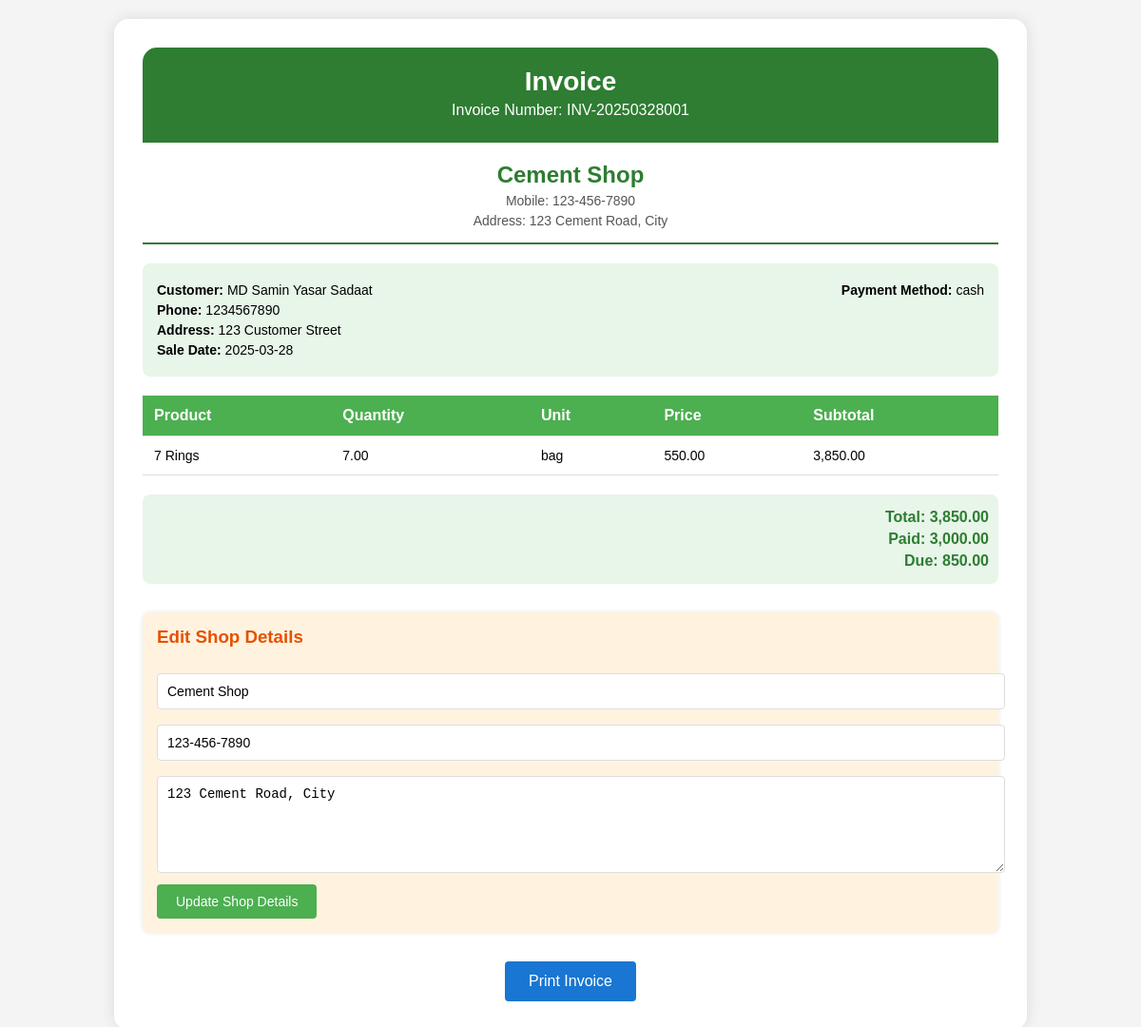
The page /pages/invoice_sell.php?invoice_number=INV-20250328001 (signed in) on the database its author committed.
### tables this page shows
CREATE TABLE sales (
    id INT AUTO_INCREMENT PRIMARY KEY,
    customer_id INT,
    sale_date DATE NOT NULL,
    invoice_number VARCHAR(255) NOT NULL UNIQUE,
    payment_method VARCHAR(50) NOT NULL,
    total DECIMAL(10, 2) NOT NULL CHECK (total >= 0),
    paid DECIMAL(10, 2) NOT NULL CHECK (paid >= 0),
    due DECIMAL(10, 2) NOT NULL CHECK (due >= 0),
    created_at TIMESTAMP DEFAULT CURRENT_TIMESTAMP,
    FOREIGN KEY (customer_id) REFERENCES customers(id) ON DELETE SET NULL,
    INDEX idx_invoice_number (invoice_number)  
);

CREATE TABLE customers (
    id INT AUTO_INCREMENT PRIMARY KEY,
    name VARCHAR(255) NOT NULL,
    phone VARCHAR(20),  
    address TEXT,
    created_at TIMESTAMP DEFAULT CURRENT_TIMESTAMP,
    INDEX idx_name (name),  
    INDEX idx_phone (phone),  
    FULLTEXT idx_address (address)  
);

CREATE TABLE sale_items (
    id INT AUTO_INCREMENT PRIMARY KEY,
    sale_id INT,
    product_id INT,
    quantity DECIMAL(10, 2) NOT NULL CHECK (quantity > 0),  
    price DECIMAL(10, 2) NOT NULL CHECK (price >= 0),
    subtotal DECIMAL(10, 2) NOT NULL CHECK (subtotal >= 0),
    created_at TIMESTAMP DEFAULT CURRENT_TIMESTAMP,
    FOREIGN KEY (sale_id) REFERENCES sales(id) ON DELETE CASCADE,
    FOREIGN KEY (product_id) REFERENCES products(id) ON DELETE CASCADE,
    INDEX idx_sale_id (sale_id),  
    INDEX idx_product_id (product_id)  
);

CREATE TABLE products (
    id INT AUTO_INCREMENT PRIMARY KEY,
    category_id INT,
    name VARCHAR(255) NOT NULL,
    price DECIMAL(10, 2) NOT NULL,
    quantity INT NOT NULL CHECK (quantity >= 0),  
    unit VARCHAR(50),
    brand_name VARCHAR(255),  
    type VARCHAR(50) NOT NULL DEFAULT '',  
    created_at TIMESTAMP DEFAULT CURRENT_TIMESTAMP,
    FOREIGN KEY (category_id) REFERENCES categories(id) ON DELETE SET NULL,
     
    UNIQUE KEY uk_products (name, category_id, unit, price, brand_name, type)
);

### core/functions.php (called while the page is built, shortened)
<?php
function sanitizeInput($data) {
    global $conn;
    return mysqli_real_escape_string($conn, trim($data));
}
?>

### pages/invoice_sell.php (the view, shortened to what this page needs)
<?php
include '../config/database.php';
include '../core/functions.php';
$invoice_number = isset($_GET['invoice_number']) ? sanitizeInput($_GET['invoice_number']) : '';
$saleSql = "SELECT sales.*, customers.name as customer_name, customers.phone, customers.address
            FROM sales
            LEFT JOIN customers ON sales.customer_id = customers.id
            WHERE sales.invoice_number = '$invoice_number'";
$saleResult = $conn->query($saleSql);
$sale = $saleResult->fetch_assoc();
$saleItemsSql = "SELECT sale_items.*, products.name as product_name, products.unit
                 FROM sale_items
                 LEFT JOIN products ON sale_items.product_id = products.id
                 WHERE sale_items.sale_id = " . $sale['id'];
$saleItemsResult = $conn->query($saleItemsSql);
$shopDetails = [
    'shop_name' => 'Your Shop Name',
    'shop_phone' => 'Your Shop Phone',
    'shop_address' => 'Your Shop Address'
];
$settingsSql = "SELECT setting_key, value FROM settings WHERE setting_key IN ('shop_name', 'shop_phone', 'shop_address')";
$settingsResult = $conn->query($settingsSql);
if ($settingsResult && $settingsResult->num_rows > 0) {
    while ($row = $settingsResult->fetch_assoc()) {
        if ($row['setting_key'] == 'shop_name') {
            $shopDetails['shop_name'] = $row['value'];
        } elseif ($row['setting_key'] == 'shop_phone') {
            $shopDetails['shop_phone'] = $row['value'];
        } elseif ($row['setting_key'] == 'shop_address') {
            $shopDetails['shop_address'] = $row['value'];
        }
    }
}
?>
<!DOCTYPE html>
<html lang="en">
<head>
</head>
<body>
    <div class="invoice-container">
        <div class="header">
            <h1>Invoice</h1>
            <p>Invoice Number: <?php echo htmlspecialchars($invoice_number); ?></p>
        </div>
        <div class="shop-details">
            <h2><?php echo htmlspecialchars($shopDetails['shop_name']); ?></h2>
            <p>Mobile: <?php echo htmlspecialchars($shopDetails['shop_phone']); ?></p>
            <p>Address: <?php echo htmlspecialchars($shopDetails['shop_address']); ?></p>
        </div>
        <div class="invoice-details">
            <div>
                <p><strong>Customer:</strong> <?php echo htmlspecialchars($sale['customer_name']); ?></p>
                <p><strong>Phone:</strong> <?php echo htmlspecialchars($sale['phone'] ?? 'N/A'); ?></p>
                <p><strong>Address:</strong> <?php echo htmlspecialchars($sale['address'] ?? 'N/A'); ?></p>
                <p><strong>Sale Date:</strong> <?php echo htmlspecialchars($sale['sale_date']); ?></p>
            </div>
            <div>
                <p><strong>Payment Method:</strong> <?php echo htmlspecialchars($sale['payment_method']); ?></p>
            </div>
        </div>
        <table>
            <thead>
                <tr>
                    <th>Product</th>
                    <th>Quantity</th>
                    <th>Unit</th>
                    <th>Price</th>
                    <th>Subtotal</th>
                </tr>
            </thead>
            <tbody>
                <?php
                if ($saleItemsResult->num_rows > 0) {
                    while ($item = $saleItemsResult->fetch_assoc()) {
                        echo "<tr>";
                        echo "<td>" . htmlspecialchars($item['product_name']) . "</td>";
                        echo "<td>" . number_format($item['quantity'], 2) . "</td>";
                        echo "<td>" . htmlspecialchars($item['unit'] ?? 'N/A') . "</td>";
                        echo "<td>" . number_format($item['price'], 2) . "</td>";
                        echo "<td>" . number_format($item['subtotal'], 2) . "</td>";
                        echo "</tr>";
                    }
                } else {
                    echo "<tr><td colspan='5'>No items found for this sale.</td></tr>";
                }
                ?>
            </tbody>
        </table>
        <div class="totals">
            <p>Total: <?php echo number_format($sale['total'], 2); ?></p>
            <p>Paid: <?php echo number_format($sale['paid'], 2); ?></p>
            <p>Due: <?php echo number_format($sale['due'], 2); ?></p>
        </div>
        <div class="edit-shop-details">
            <h3>Edit Shop Details</h3>
            <form method="post">
                <input type="text" name="shop_name" value="<?php echo htmlspecialchars($shopDetails['shop_name']); ?>" placeholder="Shop Name" required>
                <input type="text" name="shop_phone" value="<?php echo htmlspecialchars($shopDetails['shop_phone']); ?>" placeholder="Shop Phone" required>
                <textarea name="shop_address" placeholder="Shop Address" required><?php echo htmlspecialchars($shopDetails['shop_address']); ?></textarea>
                <button type="submit" name="update_shop_details">Update Shop Details</button>
            </form>
        </div>
        <div class="print-button">
            <button onclick="window.print()">Print Invoice</button>
        </div>
    </div>
</body>
</html>

### pages/invoice_sell.php (style rules this page uses)
body { font-family: Arial, sans-serif; margin: 0; padding: 20px; background-color: #f4f4f4; }
.invoice-container { max-width: 900px; margin: 0 auto; background-color: #fff; padding: 30px; border-radius: 15px; box-shadow: 0 0 15px rgba(0, 0, 0, 0.1); }
.header { background-color: #2e7d32; color: white; padding: 20px; text-align: center; border-radius: 15px 15px 0 0; }
.header h1 { margin: 0; font-size: 28px; }
.header p { margin: 5px 0; font-size: 16px; }
.shop-details { margin: 20px 0; text-align: center; border-bottom: 2px solid #2e7d32; padding-bottom: 10px; }
.shop-details h2 { margin: 0; color: #2e7d32; font-size: 24px; }
.shop-details p { margin: 5px 0; color: #555; font-size: 14px; }
.invoice-details { margin: 20px 0; padding: 15px; background-color: #e8f5e9; border-radius: 8px; display: flex; justify-content: space-between; }
.invoice-details p { margin: 5px 0; font-size: 14px; }
table { width: 100%; border-collapse: collapse; margin: 20px 0; }
th, td { padding: 12px; text-align: left; border-bottom: 1px solid #ddd; }
th { background-color: #4CAF50; color: white; font-weight: bold; }
td { font-size: 14px; }
.totals { margin-top: 20px; text-align: right; padding: 10px; background-color: #e8f5e9; border-radius: 8px; }
.totals p { margin: 5px 0; font-weight: bold; font-size: 16px; color: #2e7d32; }
.edit-shop-details { margin: 30px 0; padding: 15px; background-color: #fff3e0; border-radius: 8px; box-shadow: 0 0 5px rgba(0, 0, 0, 0.1); }
.edit-shop-details h3 { margin-top: 0; color: #e65100; }
.edit-shop-details input, .edit-shop-details textarea { width: 100%; padding: 10px; margin: 8px 0; border: 1px solid #ddd; border-radius: 4px; font-size: 14px; }
.edit-shop-details textarea { height: 80px; resize: vertical; }
.edit-shop-details button { background-color: #4CAF50; color: white; padding: 10px 20px; border: none; border-radius: 4px; cursor: pointer; font-size: 14px; }
.print-button { text-align: center; margin-top: 20px; }
.print-button button { background-color: #1976D2; color: white; padding: 12px 25px; border: none; border-radius: 4px; cursor: pointer; font-size: 16px; }

### rows shown on the page
sales: customer.name "MD Samin Yasar Sadaat", customer.phone "1234567890", customer.address "123 Customer Street", sale_date "2025-03-28", payment_method "cash", total "3,850.00", paid "3,000.00", due "850.00"
sale_items: product.name "7 Rings", quantity "7.00", product.unit "bag", price "550.00", subtotal "3,850.00"

### other values the page prints
$invoice_number "INV-20250328001"
$shopDetails['shop_name'] "Cement Shop"
$shopDetails['shop_phone'] "123-456-7890"
$shopDetails['shop_address'] "123 Cement Road, City"
